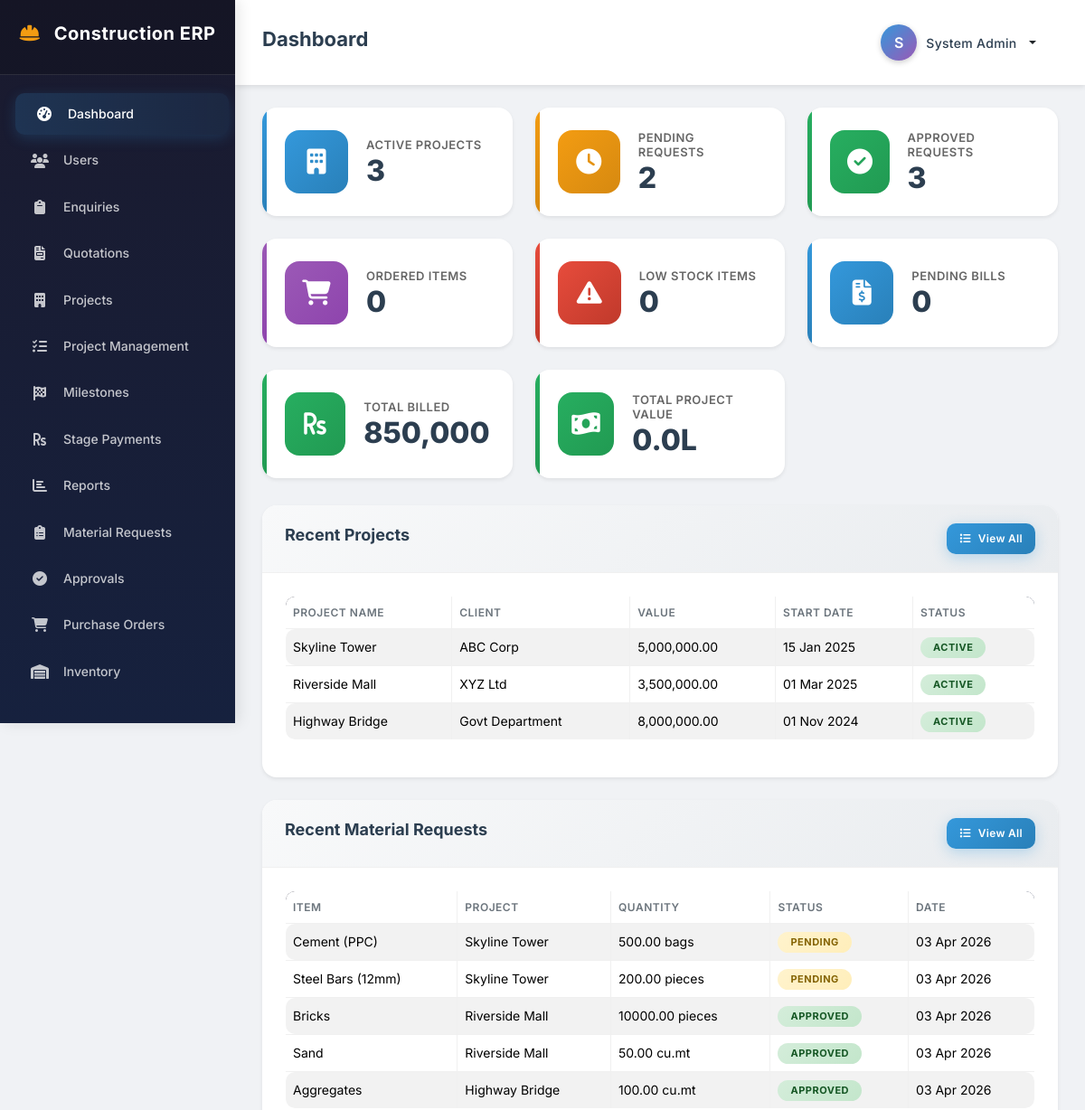
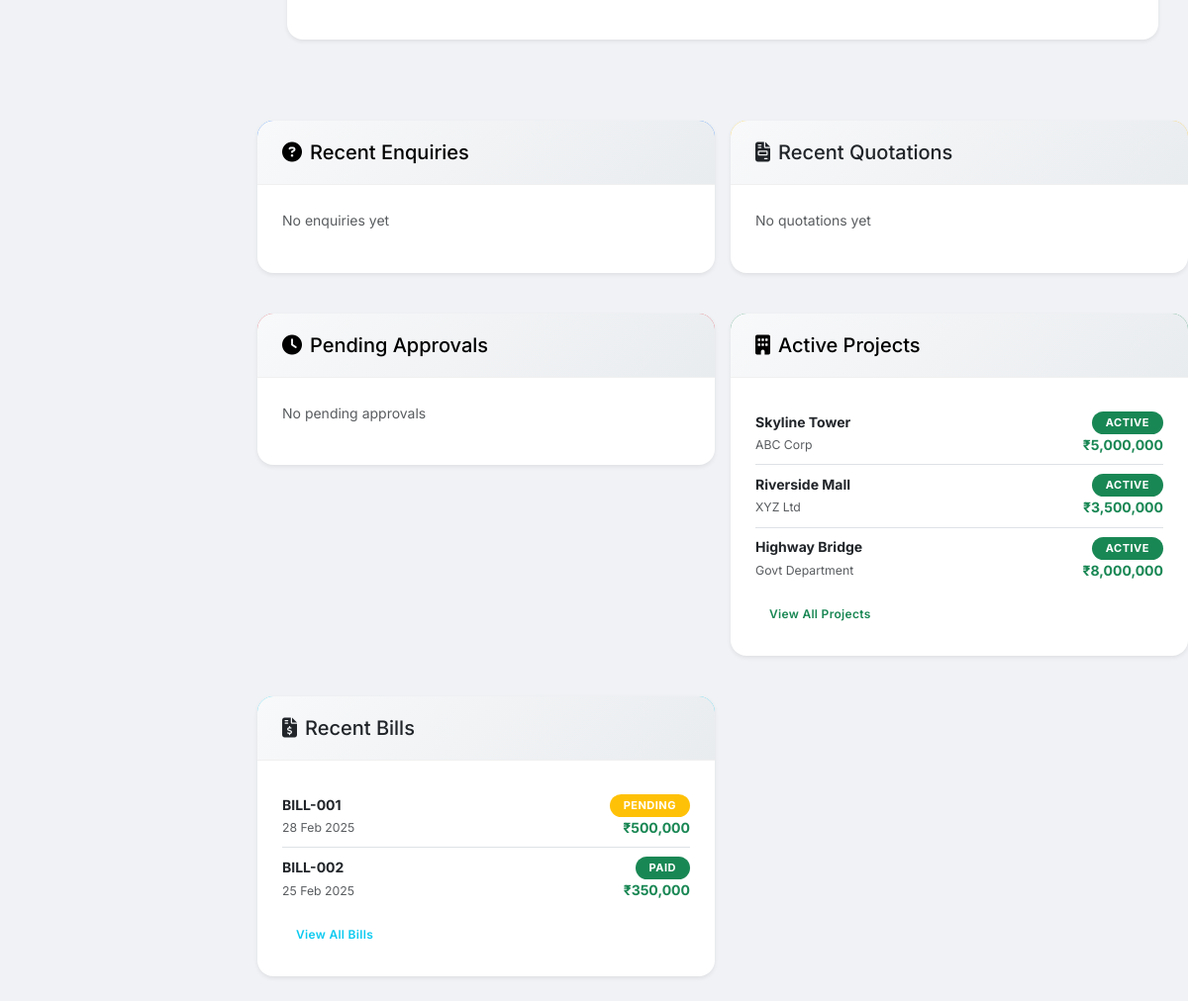
/index.php (signed in), run on the app's committed database (2 pictures, top to bottom).
### tables this page shows
CREATE TABLE projects (
    id INT AUTO_INCREMENT PRIMARY KEY,
    project_name VARCHAR(200) NOT NULL,
    client_name VARCHAR(200) NOT NULL,
    project_value DECIMAL(15,2) NOT NULL,
    start_date DATE NOT NULL,
    description TEXT,
    status ENUM('active', 'completed', 'cancelled') DEFAULT 'active',
    enquiry_id INT,
    quotation_id INT,
    created_by INT,
    created_at TIMESTAMP DEFAULT CURRENT_TIMESTAMP,
    updated_at TIMESTAMP DEFAULT CURRENT_TIMESTAMP ON UPDATE CURRENT_TIMESTAMP,
    FOREIGN KEY (created_by) REFERENCES users(id)
);

CREATE TABLE material_requests (
    id INT AUTO_INCREMENT PRIMARY KEY,
    project_id INT NOT NULL,
    item_name VARCHAR(200) NOT NULL,
    quantity DECIMAL(10,2) NOT NULL,
    unit VARCHAR(20) NOT NULL,
    reason TEXT,
    status ENUM('pending', 'approved', 'rejected', 'ordered', 'received', 'issued') DEFAULT 'pending',
    requested_by INT,
    approved_by INT,
    approval_remarks TEXT,
    created_at TIMESTAMP DEFAULT CURRENT_TIMESTAMP,
    updated_at TIMESTAMP DEFAULT CURRENT_TIMESTAMP ON UPDATE CURRENT_TIMESTAMP,
    FOREIGN KEY (project_id) REFERENCES projects(id),
    FOREIGN KEY (requested_by) REFERENCES users(id),
    FOREIGN KEY (approved_by) REFERENCES users(id)
);

CREATE TABLE bills (
    id INT AUTO_INCREMENT PRIMARY KEY,
    project_id INT NOT NULL,
    bill_number VARCHAR(50) UNIQUE NOT NULL,
    bill_date DATE NOT NULL,
    description TEXT,
    amount DECIMAL(12,2) NOT NULL,
    status ENUM('pending', 'paid', 'cancelled') DEFAULT 'pending',
    created_by INT,
    created_at TIMESTAMP DEFAULT CURRENT_TIMESTAMP,
    updated_at TIMESTAMP DEFAULT CURRENT_TIMESTAMP ON UPDATE CURRENT_TIMESTAMP,
    FOREIGN KEY (project_id) REFERENCES projects(id),
    FOREIGN KEY (created_by) REFERENCES users(id)
);

### index.php (the view, shortened to what the rows shown need)
<?php
require_once 'config/db.php';
require_once 'includes/auth.php';
$role = $_SESSION['role'];
$recent_projects = fetchAll("SELECT * FROM projects ORDER BY created_at DESC LIMIT 5");
$recent_bills = fetchAll("SELECT * FROM bills ORDER BY created_at DESC LIMIT 5");
require_once 'includes/header.php';
?>
<div class="content">
    <div class="card">
        <div class="card-body">
            <div class="table-container">
                <table class="table table-striped table-bordered">
                    <thead>
                        <tr>
                            <th>Project Name</th>
                            <th>Client</th>
                            <th>Value</th>
                            <th>Start Date</th>
                            <th>Status</th>
                        </tr>
                    </thead>
                    <tbody>
                        <?php
                        $recent_projects = fetchAll("SELECT * FROM projects ORDER BY created_at DESC LIMIT 5");
                        if (empty($recent_projects)):
                        ?>
                        <tr>
                            <td colspan="5" class="text-center text-muted">No projects found</td>
                        </tr>
                        <?php else: ?>
                            <?php foreach ($recent_projects as $project): ?>
                            <tr>
                                <td><?php echo htmlspecialchars($project['project_name']); ?></td>
                                <td><?php echo htmlspecialchars($project['client_name']); ?></td>
                                <td><?php echo number_format($project['project_value'], 2); ?></td>
                                <td><?php echo date('d M Y', strtotime($project['start_date'])); ?></td>
                                <td>
                                    <span class="badge badge-<?php echo $project['status']; ?>">
                                        <?php echo ucfirst($project['status']); ?>
                                    </span>
                                </td>
                            </tr>
                            <?php endforeach; ?>
                        <?php endif; ?>
                    </tbody>
                </table>
            </div>
        </div>
    </div>
    <?php if (in_array($role, ['admin', 'site_engineer', 'project_manager'])): ?>
    <div class="card">
        <div class="card-body">
            <div class="table-container">
                <table class="table table-striped table-bordered">
                    <thead>
                        <tr>
                            <th>Item</th>
                            <th>Project</th>
                            <th>Quantity</th>
                            <th>Status</th>
                            <th>Date</th>
                        </tr>
                    </thead>
                    <tbody>
                        <?php
                        $recent_requests = fetchAll("
                            SELECT mr.*, p.project_name
                            FROM material_requests mr
                            LEFT JOIN projects p ON mr.project_id = p.id
                            ORDER BY mr.created_at DESC
                            LIMIT 5
                        ");
                        if (empty($recent_requests)):
                        ?>
                        <tr>
                            <td colspan="5" class="text-center text-muted">No requests found</td>
                        </tr>
                        <?php else: ?>
                            <?php foreach ($recent_requests as $req): ?>
                            <tr>
                                <td><?php echo htmlspecialchars($req['item_name']); ?></td>
                                <td><?php echo htmlspecialchars($req['project_name'] ?? '-'); ?></td>
                                <td><?php echo $req['quantity'] . ' ' . $req['unit']; ?></td>
                                <td>
                                    <span class="badge badge-<?php echo $req['status']; ?>">
                                        <?php echo ucfirst($req['status']); ?>
                                    </span>
                                </td>
                                <td><?php echo date('d M Y', strtotime($req['created_at'])); ?></td>
                            </tr>
                            <?php endforeach; ?>
                        <?php endif; ?>
                    </tbody>
                </table>
            </div>
        </div>
    </div>
    <?php endif; ?>
</div>
<div class="row g-3 mt-3">
    <?php if (in_array($role, ['admin', 'project_manager'])): ?>
    <div class="col-md-6">
        <div class="card border-success">
            <div class="card-body">
                <?php if (empty($recent_projects)): ?>
                    <p class="text-muted">No projects yet</p>
                <?php else: ?>
                    <div class="list-group list-group-flush">
                        <?php foreach ($recent_projects as $proj): ?>
                        <div class="list-group-item d-flex justify-content-between align-items-center px-0">
                            <div>
                                <strong><?php echo htmlspecialchars($proj['project_name']); ?></strong>
                                <br><small class="text-muted"><?php echo htmlspecialchars($proj['client_name']); ?></small>
                            </div>
                            <div class="text-end">
                                <span class="badge bg-<?php echo $proj['status'] == 'active' ? 'success' : 'secondary'; ?>">
                                    <?php echo ucfirst($proj['status']); ?>
                                </span>
                                <br><strong class="text-success">₹<?php echo number_format($proj['project_value'], 0); ?></strong>
                            </div>
                        </div>
                        <?php endforeach; ?>
                    </div>
                <?php endif; ?>
            </div>
        </div>
    </div>
    <?php endif; ?>
    <?php if (in_array($role, ['admin', 'accounts'])): ?>
    <div class="col-md-6">
        <div class="card border-info">
            <div class="card-body">
                <?php if (empty($recent_bills)): ?>
                    <p class="text-muted">No bills yet</p>
                <?php else: ?>
                    <div class="list-group list-group-flush">
                        <?php foreach ($recent_bills as $bill): ?>
                        <div class="list-group-item d-flex justify-content-between align-items-center px-0">
                            <div>
                                <strong><?php echo htmlspecialchars($bill['bill_number'] ?? '#' . $bill['id']); ?></strong>
                                <br><small class="text-muted"><?php echo date('d M Y', strtotime($bill['bill_date'])); ?></small>
                            </div>
                            <div class="text-end">
                                <span class="badge bg-<?php echo $bill['status'] == 'paid' ? 'success' : ($bill['status'] == 'overdue' ? 'danger' : 'warning'); ?>">
                                    <?php echo ucfirst($bill['status']); ?>
                                </span>
                                <br><strong class="text-success">₹<?php echo number_format($bill['amount'], 0); ?></strong>
                            </div>
                        </div>
                        <?php endforeach; ?>
                    </div>
                <?php endif; ?>
            </div>
        </div>
    </div>
    <?php endif; ?>
</div>
<?php require_once 'includes/footer.php'; ?>

### data on the page
projects: project_name "Skyline Tower", client_name "ABC Corp", project_value "5,000,000.00", start_date "15 Jan 2025", status "ACTIVE", project_value "5,000,000"
projects: project_name "Riverside Mall", client_name "XYZ Ltd", project_value "3,500,000.00", start_date "01 Mar 2025", status "ACTIVE", project_value "3,500,000"
projects: project_name "Highway Bridge", client_name "Govt Department", project_value "8,000,000.00", start_date "01 Nov 2024", status "ACTIVE", project_value "8,000,000"
material_requests: item_name "Cement (PPC)", project.project_name "Skyline Tower", quantity "500.00", unit "bags", status "PENDING", created_at "03 Apr 2026"
material_requests: item_name "Steel Bars (12mm)", project.project_name "Skyline Tower", quantity "200.00", unit "pieces", status "PENDING", created_at "03 Apr 2026"
material_requests: item_name "Bricks", project.project_name "Riverside Mall", quantity "10000.00", unit "pieces", status "APPROVED", created_at "03 Apr 2026"
material_requests: item_name "Sand", project.project_name "Riverside Mall", quantity "50.00", unit "cu.mt", status "APPROVED", created_at "03 Apr 2026"
material_requests: item_name "Aggregates", project.project_name "Highway Bridge", quantity "100.00", unit "cu.mt", status "APPROVED", created_at "03 Apr 2026"
bills: bill_number "BILL-001", bill_date "28 Feb 2025", status "PENDING", amount "500,000"
bills: bill_number "BILL-002", bill_date "25 Feb 2025", status "PAID", amount "350,000"

### other printed values
$page_title "Dashboard"
substr($_SESSION['full_name'] ?? 'U', 0, 1) "S"
$_SESSION['full_name'] "System Admin"
$stats['active_projects'] "3"
$stats['pending_requests'] "2"
$stats['approved_requests'] "3"
$stats['ordered_requests'] "0"
$stats['low_stock'] "0"
$stats['pending_bills'] "0"
$stats['total_billed'] "850,000"
